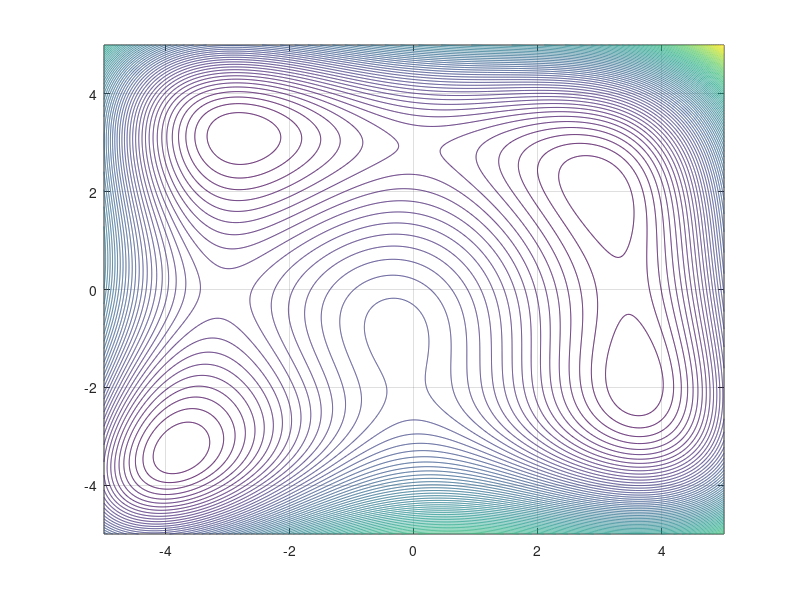

Reproduce this figure in MATLAB.
clear all;
close all;
%wykres
[x1, x2] = meshgrid(-5:0.01:5);
%f = (2*x1.^2 - 2*x1.*x2 + x2.^2);
f = ((x1.^2+x2-11).^2+(x1+x2.^2-7).^2-200);
figure(1)
contour(x1,x2,f,80);
grid on
%funkcja
x0 = [3 2];
%funkcja = @(x1)2*x1(1)^2 - 2*x1(1)*x1(2) + x1(2)^2;
funkcja = @(x1)(x1(1)^2+x1(2)-11)^2+(x1(1)+x1(2)^2-7)^2-200;
options=optimset('LargeScale','off','Display','iter','TolX',10e-8,'TolFun',10e-8,'PlotFcns',@optimplotfval);

[x,fval,exitflag,output,grad,hessian] = fminunc(funkcja,x0,options) 